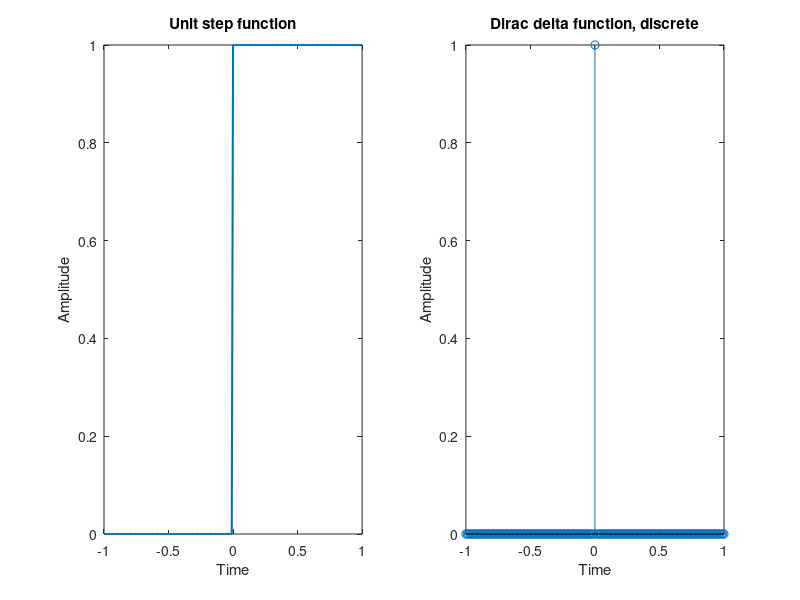

Source code (MATLAB):
t= -1:0.01:1;
unitstep = t >= 0;
subplot(1, 2, 1);
plot(t, unitstep, "linewidth", 1.5)
title("Unit step function")
xlabel("Time")
ylabel("Amplitude")

t = -1:0.01:1;
impulse = t == 0;
subplot(1, 2, 2);
stem(t, impulse)
title("Dirac delta function, discrete")
xlabel("Time")
ylabel("Amplitude")
